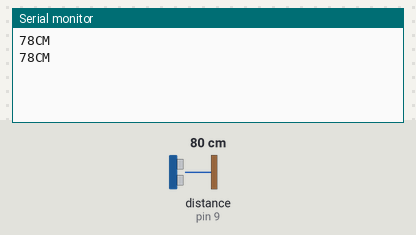
Simulated run of this sketch. Board: Arduino Uno, built with avr-gcc and run on an emulated ATmega328P. On the bench: the last lines printed to the serial monitor. Wiring (inferred from the names in the program): ultrasonic range finder: trigger pin 10; echo pin 9. Inputs (shaded band) come from the test bench; at power-on: distance to the obstacle (sensor on pin 9) 80 cm. The echo pulse lasts 58.3 µs per cm.

Above: at 1.8 s.
1.9 s: distance to the obstacle (sensor on pin 9) set to 2 cm
At 2.8 s:
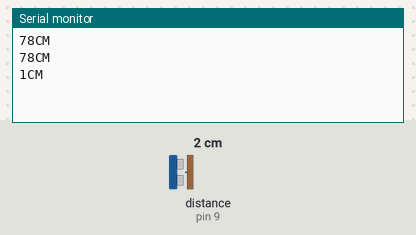
3.4 s: distance to the obstacle (sensor on pin 9) set to 4 cm
At 4.4 s:
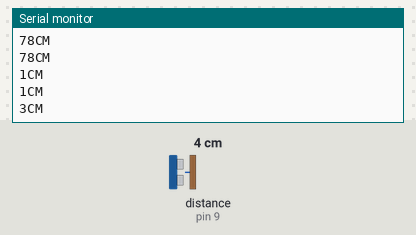
Timing chart, 0 to 6.4 s (numbered marks = the images above; inputs shaded):
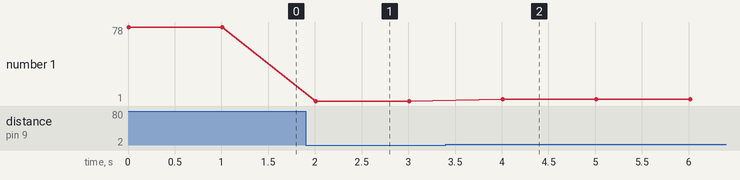

The sketch:

Hc-05.ino
```cpp
int trigpin=10;
int echopin=9;
long duration;
int distance;

void setup()
{
pinMode(trigpin,OUTPUT);
  pinMode(echopin,INPUT);
Serial.begin(9600);
}

void loop()
{
digitalWrite(trigpin,LOW);
delayMicroseconds(2);


  digitalWrite(trigpin,HIGH);
  delayMicroseconds(10);
  digitalWrite(trigpin,LOW);

duration=pulseIn(echopin,HIGH);


distance = (0.034*duration)/2 ;
 Serial.print(distance);
   Serial.println("CM");
  delay(1000);
}
```

Measured:
- after the input at 1.9 s, the serial monitor: prints a new line after 0.11 s (image 1)
- after the input at 3.4 s, the serial monitor: prints a new line after 0.61 s (image 2)
- plotted number 1: 78 → 1 after the input at 1.9 s, 1 → 3 after the input at 3.4 s
